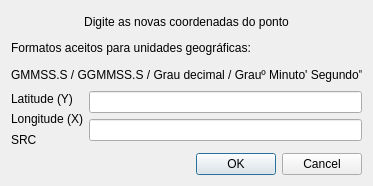
<?xml version="1.0" encoding="UTF-8"?>
<ui version="4.0">
 <class>Dialog</class>
 <widget class="QDialog" name="Dialog">
  <property name="geometry">
   <rect>
    <x>0</x>
    <y>0</y>
    <width>373</width>
    <height>186</height>
   </rect>
  </property>
  <property name="minimumSize">
   <size>
    <width>373</width>
    <height>186</height>
   </size>
  </property>
  <property name="maximumSize">
   <size>
    <width>373</width>
    <height>186</height>
   </size>
  </property>
  <property name="windowTitle">
   <string>Mover ponto</string>
  </property>
  <property name="sizeGripEnabled">
   <bool>false</bool>
  </property>
  <property name="modal">
   <bool>true</bool>
  </property>
  <layout class="QVBoxLayout" name="verticalLayout_3">
   <item>
    <widget class="QLabel" name="label">
     <property name="text">
      <string>Digite as novas coordenadas do ponto</string>
     </property>
     <property name="alignment">
      <set>Qt::AlignCenter</set>
     </property>
    </widget>
   </item>
   <item>
    <widget class="QLabel" name="label_5">
     <property name="text">
      <string>Formatos aceitos para unidades geográficas:</string>
     </property>
    </widget>
   </item>
   <item>
    <widget class="QLabel" name="label_6">
     <property name="text">
      <string>GMMSS.S / GGMMSS.S / Grau decimal / Grauº Minuto' Segundo&quot;</string>
     </property>
    </widget>
   </item>
   <item>
    <layout class="QHBoxLayout" name="horizontalLayout">
     <item>
      <layout class="QVBoxLayout" name="verticalLayout_2">
       <item>
        <widget class="QLabel" name="label_2">
         <property name="text">
          <string>Latitude (Y)</string>
         </property>
        </widget>
       </item>
       <item>
        <widget class="QLabel" name="label_3">
         <property name="text">
          <string>Longitude (X)</string>
         </property>
        </widget>
       </item>
       <item>
        <widget class="QLabel" name="label_4">
         <property name="text">
          <string>SRC</string>
         </property>
        </widget>
       </item>
      </layout>
     </item>
     <item>
      <layout class="QVBoxLayout" name="verticalLayout">
       <item>
        <widget class="QLineEdit" name="latitudeEdit">
         <property name="inputMask">
          <string/>
         </property>
         <property name="placeholderText">
          <string/>
         </property>
        </widget>
       </item>
       <item>
        <widget class="QLineEdit" name="longitudeEdit">
         <property name="inputMask">
          <string/>
         </property>
        </widget>
       </item>
       <item>
        <widget class="QgsProjectionSelectionWidget" name="projectionCombo">
         <property name="minimumSize">
          <size>
           <width>129</width>
           <height>0</height>
          </size>
         </property>
        </widget>
       </item>
      </layout>
     </item>
    </layout>
   </item>
   <item>
    <widget class="QDialogButtonBox" name="buttonBox">
     <property name="orientation">
      <enum>Qt::Horizontal</enum>
     </property>
     <property name="standardButtons">
      <set>QDialogButtonBox::Cancel|QDialogButtonBox::Ok</set>
     </property>
    </widget>
   </item>
  </layout>
 </widget>
 <customwidgets>
  <customwidget>
   <class>QgsProjectionSelectionWidget</class>
   <extends>QWidget</extends>
   <header>qgsprojectionselectionwidget.h</header>
  </customwidget>
 </customwidgets>
 <resources/>
 <connections>
  <connection>
   <sender>buttonBox</sender>
   <signal>accepted()</signal>
   <receiver>Dialog</receiver>
   <slot>accept()</slot>
   <hints>
    <hint type="sourcelabel">
     <x>248</x>
     <y>254</y>
    </hint>
    <hint type="destinationlabel">
     <x>157</x>
     <y>274</y>
    </hint>
   </hints>
  </connection>
  <connection>
   <sender>buttonBox</sender>
   <signal>rejected()</signal>
   <receiver>Dialog</receiver>
   <slot>reject()</slot>
   <hints>
    <hint type="sourcelabel">
     <x>316</x>
     <y>260</y>
    </hint>
    <hint type="destinationlabel">
     <x>286</x>
     <y>274</y>
    </hint>
   </hints>
  </connection>
 </connections>
</ui>
